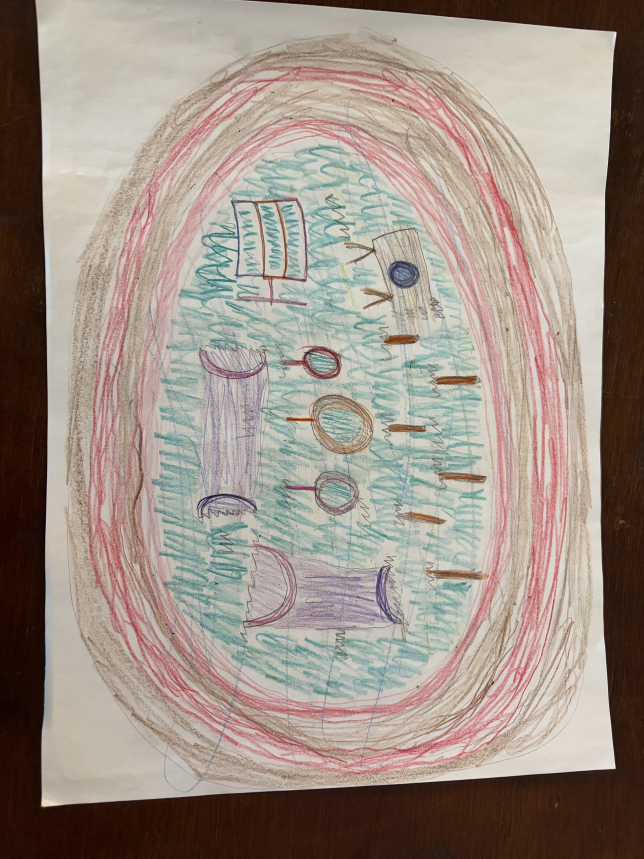
#> input picture art/raw/place_agility_park.jpg, 1932 x 2576 px (shown at 1/3 size)
$ python -i process_art.py   (imports and definitions only)
#> lines starting #> are read from the running program, lines starting #| are printed output that depends on the picture; after the words box and inside, x2 and y2 are one past the last pixel; in counts of white or black regions, pixels touching at a corner belong together
#> further down, picture is the input picture: PIL image 1932x2576 RGB; mean R, G, B 157.5, 144.8, 134.7
"""
Turns the kids' drawings in art/raw into game-ready pictures in art/processed,
and makes placeholder pictures for anything that hasn't been drawn yet.

Run it any time you add or change a drawing:

    python3 tools/process_art.py

Needs: pip install pillow numpy

How to name drawings in art/raw (photos or scans, .jpg or .png):
  - Characters:   charmy.jpg                 (the id from data/characters.js)
  - Items:        broom_snowball.jpg         (the id from data/items.js)
  - Maps:         map_world.jpg, map_forest.jpg     ("map_" + id from data/places.js)
  - Places:       place_store.jpg, place_shelf_brooms.jpg   ("place_" + id)
  - Fish:         fish_bubble.jpg            (the id from data/fish.js)
  - Saved for later: extra_gem.jpg           (listed in data/extras.js)

Characters and items are cut out as stickers. Maps and places keep the whole
page, laid onto parchment. Optional per-drawing settings (crop, rotate, ...)
live in art/art_config.json.

It also writes data/drawn.js, the list of pictures that are real drawings, so
the game and the catalog know what still needs drawing.
"""

import json
import shutil
import math
import random
from pathlib import Path

import numpy as np
from PIL import Image, ImageDraw, ImageEnhance, ImageFilter, ImageOps

GAME_DIR = Path(__file__).resolve().parent.parent
RAW_DIR = GAME_DIR / "art" / "raw"
OUT_DIR = GAME_DIR / "art" / "processed"
CONFIG_FILE = GAME_DIR / "art" / "art_config.json"

CHARACTER_HEIGHT = 400     # every character ends up this tall (pixels)
ITEM_SIZE = 300            # items fit inside a square this big
ITEM_PREFIXES = ("broom_", "pet_", "potion_", "hat_", "wand_", "special_", "fish_", "extra_", "ski_", "treasure_", "beach_", "mine_", "tool_", "snack_", "lake_", "cafe_", "tree_", "fruit_", "sport_", "art_")
PICTURE_TYPES = (".jpg", ".jpeg", ".png", ".webp")
GAP_CLOSE = 6              # how big a gap in the pencil lines still counts as closed

DATA_DIR = GAME_DIR / "data"
PICTURE_SIZE = (1600, 1000)  # maps and place pictures
PARCHMENT = (244, 228, 188)
INK = (70, 45, 30)


# ---------------------------------------------------------------- drawings

# [68 lines left out: functions load_photo, flatten_paper, find_drawing, not called in this run]


def add_outline(img):
    """Give the picture a white sticker edge and a soft shadow."""
    pad = 24
    canvas = Image.new("RGBA", (img.width + pad * 2, img.height + pad * 2), (0, 0, 0, 0))
#> canvas: PIL image 1980x2624 RGBA; every value is 0
    canvas.paste(img, (pad, pad))
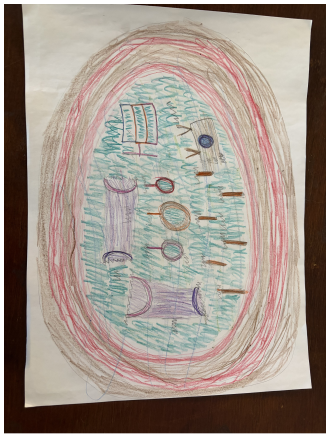
#> canvas: PIL image 1980x2624 RGBA (shown at 1/6 size); mean R, G, B, A 150.9, 138.7, 129, 244.3; transparent parts drawn white
    alpha = canvas.getchannel("A")
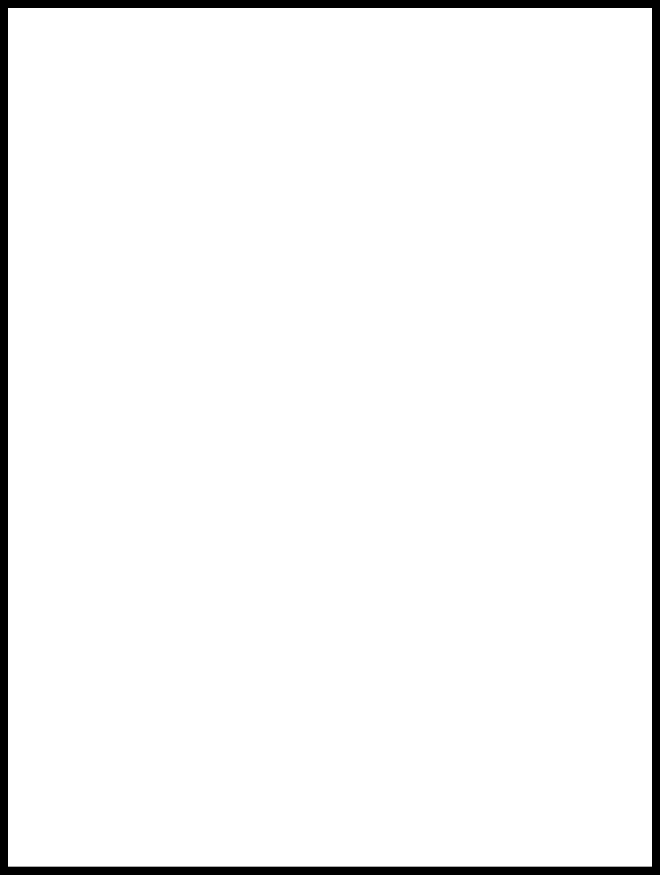
#> alpha: PIL image 1980x2624 L (shown at 1/3 size); 95.8% white; 1 black region, box (x1, y1, x2, y2) and area: (0, 0, 1980, 2624) 218688

    edge = alpha.filter(ImageFilter.MaxFilter(11)).filter(ImageFilter.GaussianBlur(1.5))
    shadow = alpha.filter(ImageFilter.MaxFilter(15)).filter(ImageFilter.GaussianBlur(6))
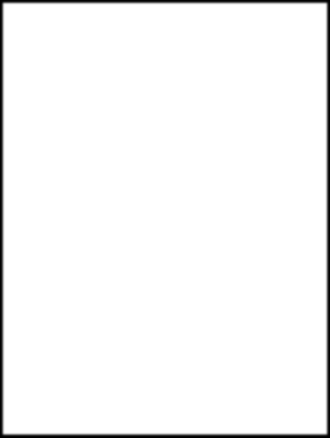
#> shadow: PIL image 1980x2624 L (shown at 1/6 size); min 0, max 255, mean 247.4
    shadow = shadow.point(lambda v: v * 0.55)
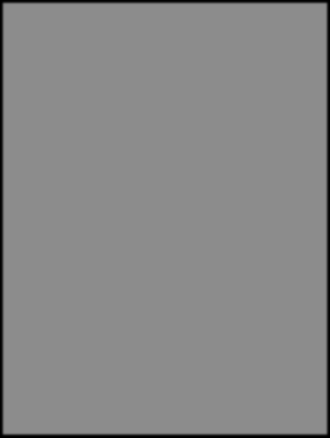
#> shadow: PIL image 1980x2624 L (shown at 1/6 size); min 0, max 140, mean 135.8

    out = Image.new("RGBA", canvas.size, (0, 0, 0, 0))
    out.paste((60, 30, 90, 255), (0, 0), shadow)        # soft purple glow
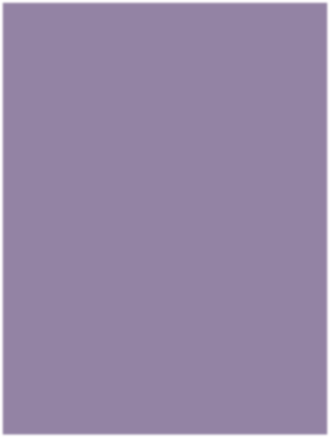
#> out: PIL image 1980x2624 RGBA (shown at 1/6 size); mean R, G, B, A 59.8, 29.9, 89.7, 135.8; transparent parts drawn white
    out.paste((255, 255, 255, 255), (0, 0), edge)       # white outline
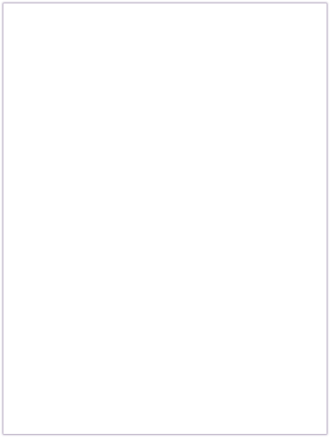
#> out: PIL image 1980x2624 RGBA (shown at 1/6 size); mean R, G, B, A 248.3, 247.4, 249.2, 247.4; transparent parts drawn white
    return Image.alpha_composite(out, canvas)
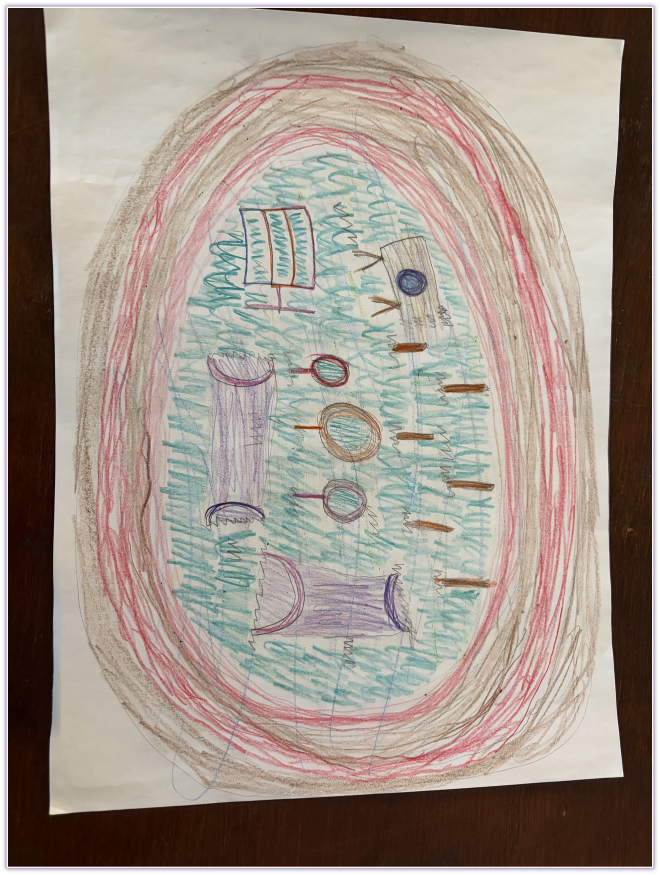
#> returned value: PIL image 1980x2624 RGBA (shown at 1/3 size); mean R, G, B, A 154.9, 141.8, 133.9, 247.4; transparent parts drawn white


# [33 lines left out: function process_drawing, not called in this run]


# ---------------------------------------------------------------- Art Classroom grids

# The same as colourFamily and paintGrid in js/art.js, worked out here because
# a browser won't let the game read a picture's colours when index.html is
# opened by double-clicking.
ART_GRID = 20


# [163 lines left out: functions colour_family, art_grid, read_data, parchment, add_wash, storybook_edge and 3 more, not called in this run]


FURNITURE_BOXES = {}  # "place/piece": the exact [left, top, right, bottom] of each cut-out piece


# [30 lines left out: function cut_out_furniture, not called in this run]


# ---------------------------------------------------------------- placeholder pictures

THEMES = {
    # territory id: (paint colour, what to scatter around)
    "village":  ("#a8d08a", "houses"),
    "forest":   ("#7fb069", "trees"),
    "mountain": ("#b9c3d6", "mountains"),
    "lake":     ("#9ccbe8", "lake"),
    "meadows":  ("#cde8a0", "flowers"),
}


# [24 lines left out: functions draw_flower, draw_tree, draw_house, not called in this run]


def draw_mountain(d, x, y, s):
    d.polygon([(x - s, y), (x + s, y), (x, y - s * 1.3)], fill=(150, 150, 175), outline=INK)
    d.polygon([(x - s * 0.3, y - s * 0.9), (x + s * 0.3, y - s * 0.9), (x, y - s * 1.3)], fill=(255, 255, 255))


def far_from(points, x, y, gap):
    return all(math.hypot(x - px, y - py) > gap for px, py in points)


# [182 lines left out: functions placeholder_map, dashed_box, placeholder_place, placeholder_character, draw_bath_tub, draw_treasure_chest and 1 more, not called in this run]


COMPUTER_DRAWINGS = {"bath_tub": draw_bath_tub, "artifact_chest": draw_treasure_chest,
                     "place_multi_invisible": draw_white_room}


# ---------------------------------------------------------------- close-ups

# [95 lines left out: functions close_up, main, not called in this run]


# [2 lines not run here, left out]

>>> from PIL import Image
>>> picture = Image.open('../art/raw/place_agility_park.jpg')
>>> result = add_outline(picture)

$ run again, on art/raw/place_lakeside_store_food.jpg
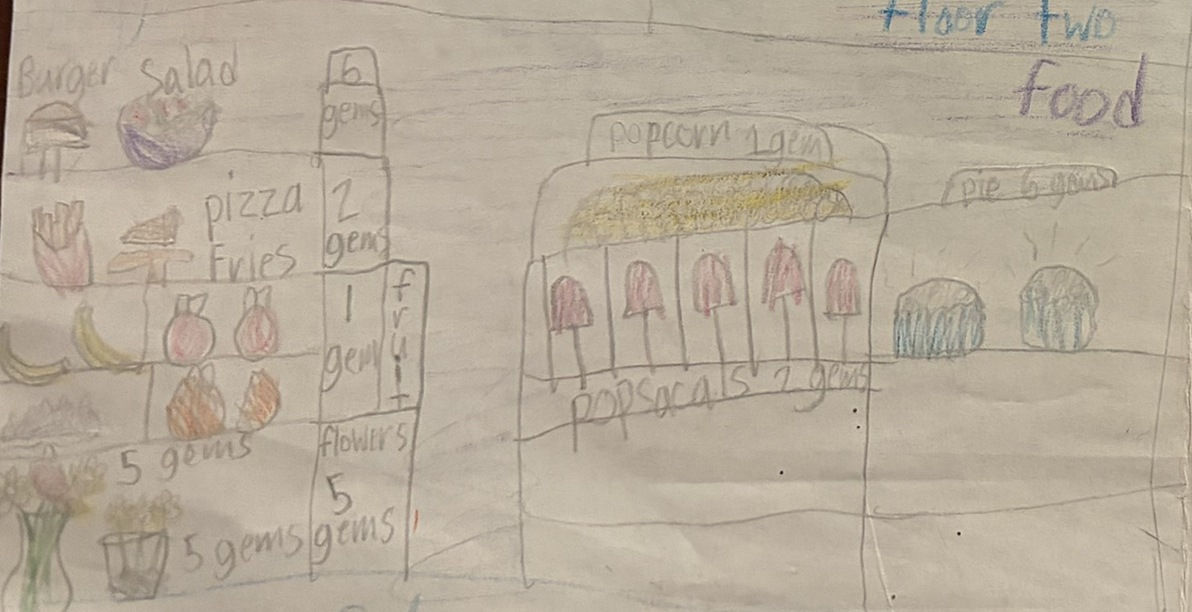
#> input picture art/raw/place_lakeside_store_food.jpg, 1192 x 612 px
#> picture is the input picture: PIL image 1192x612 RGB; mean R, G, B 182.7, 171.5, 154.6
#> in add_outline, `alpha = canvas.getchannel("A")`:
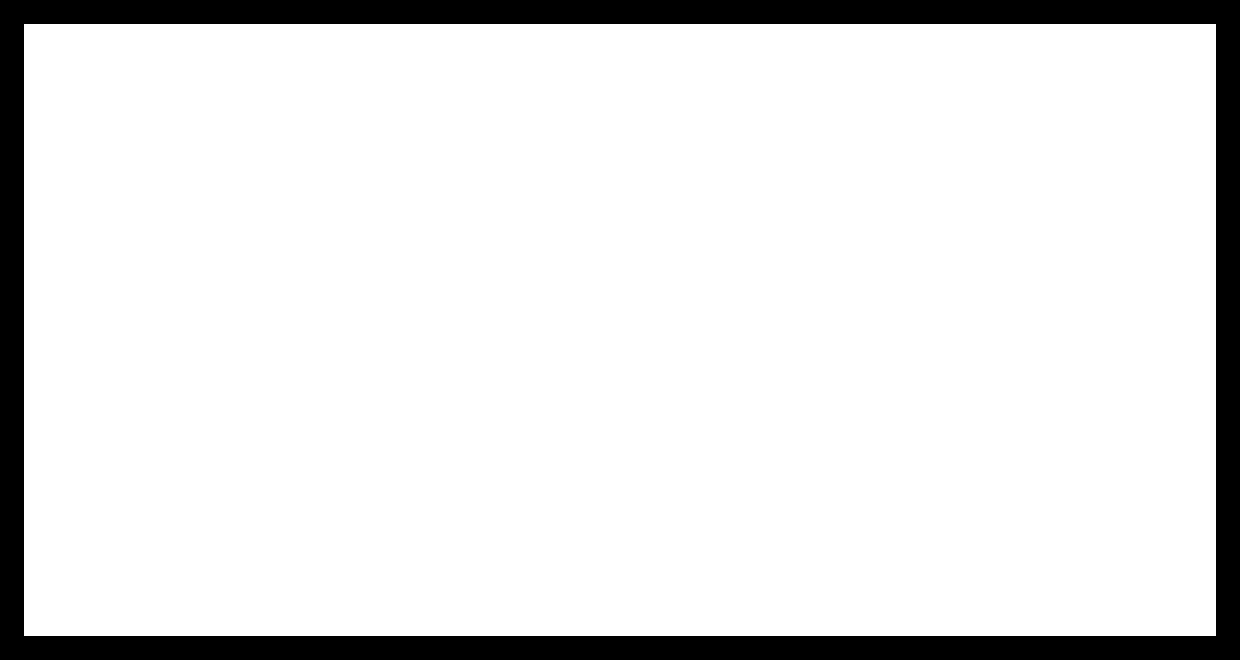
#> alpha: PIL image 1240x660 L; 89.1% white; 1 black region, box (x1, y1, x2, y2) and area: (0, 0, 1240, 660) 88896
#> in add_outline, `return Image.alpha_composite(out, canvas)`:
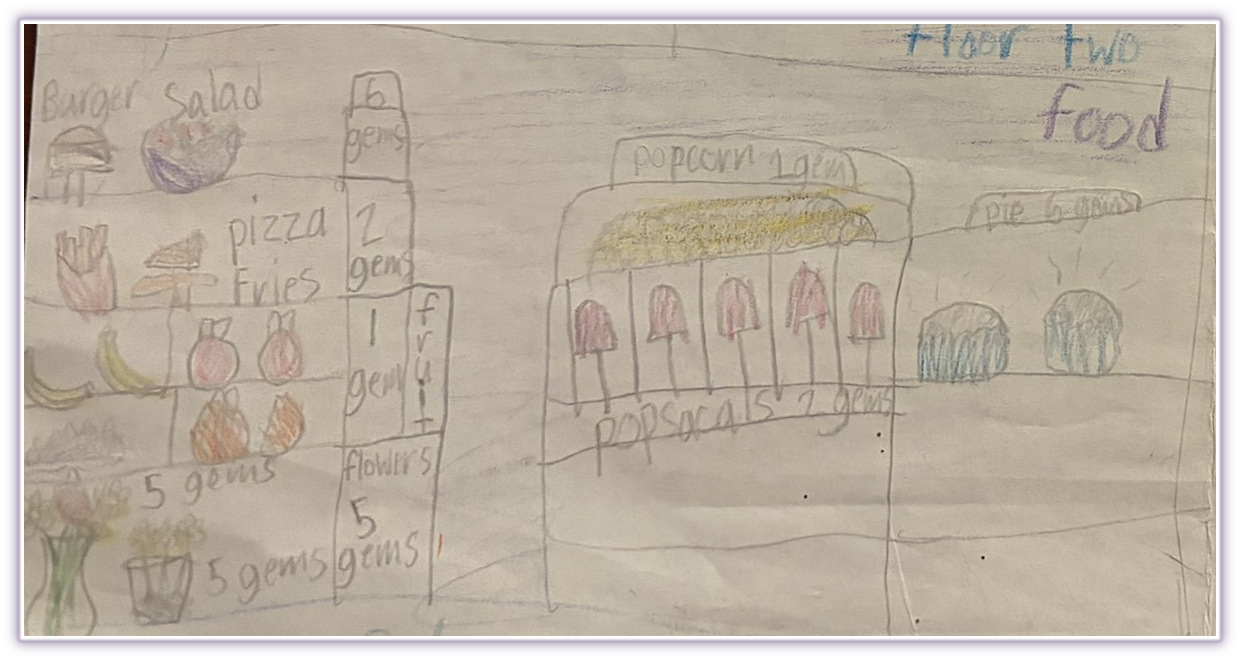
#> returned value: PIL image 1240x660 RGBA; mean R, G, B, A 173.1, 160.9, 150.4, 235.2; transparent parts drawn white
